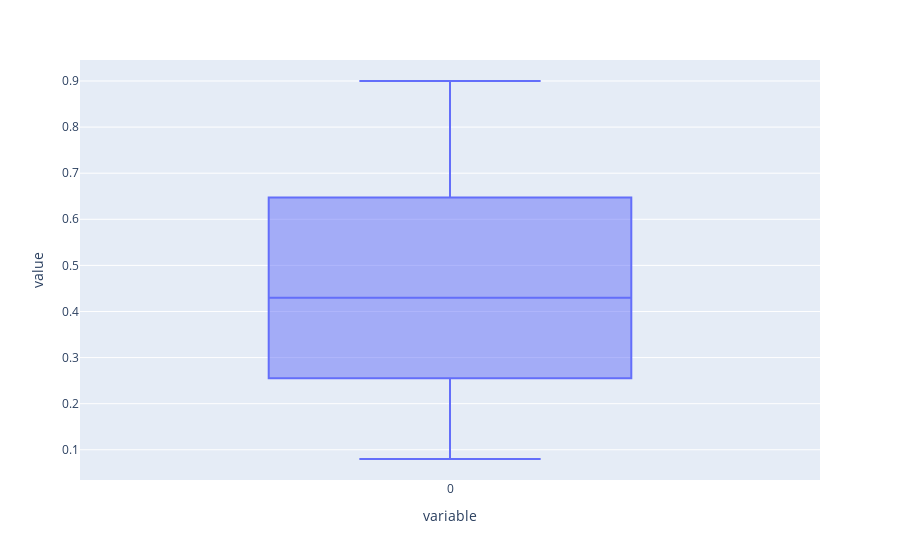

Notebook code for this chart:
### Code cell
import plotly.express as px

px.box(y_pred_proba[:,1])

### Figure 1 — Plotly figure (JSON) as saved in the notebook; plotly's stock layout.template omitted (floating-point values rounded to 4 significant figures; data arrays with more than 128 entries replaced by an {"elided": "..."} marker saying what was removed)
{"data": [{"alignmentgroup": "True", "hovertemplate": "variable=%{x}<br>value=%{y}<extra></extra>", "legendgroup": "", "marker": {"color": "#636efa"}, "name": "", "notched": false, "offsetgroup": "", "orientation": "v", "showlegend": false, "type": "box", "x": {"elided": "135 str values"}, "x0": " ", "xaxis": "x", "y": {"elided": "135 float values"}, "y0": " ", "yaxis": "y"}], "layout": {"boxmode": "group", "legend": {"tracegroupgap": 0}, "margin": {"t": 60}, "xaxis": {"anchor": "y", "domain": [0, 1], "title": {"text": "variable"}}, "yaxis": {"anchor": "x", "domain": [0, 1], "title": {"text": "value"}}}}
